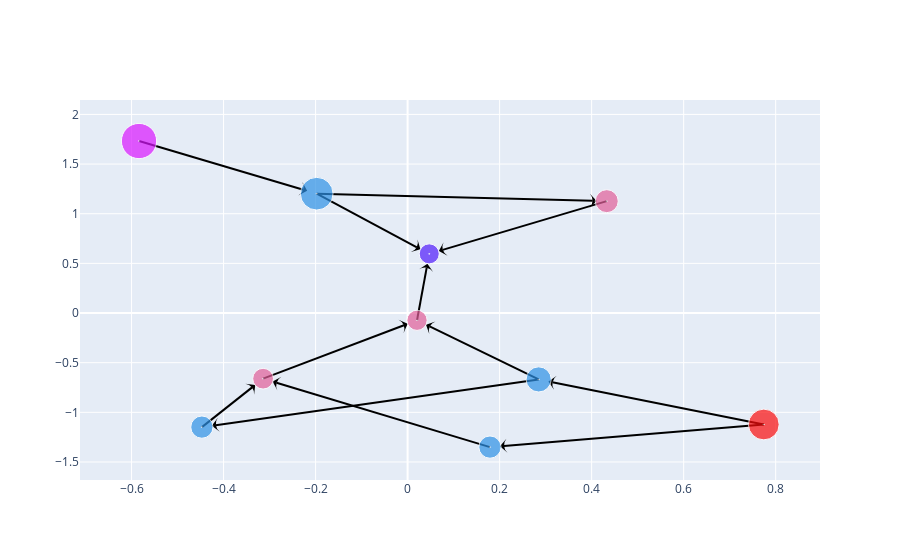
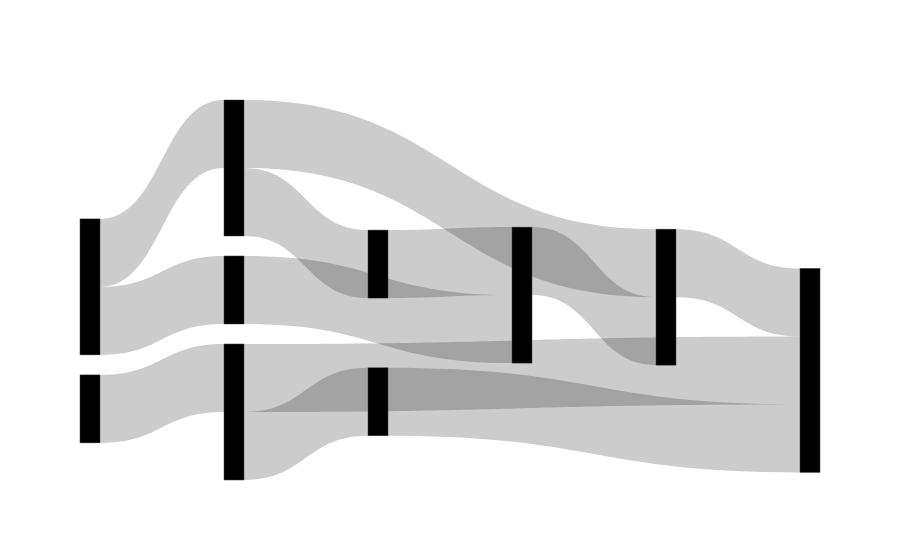

The notebook cell these images were saved under, in order:
### Code cell
from IPython.core.display import display, HTML

available_machines = make_recipes(BASE_CONFIG, machine_mapping)
target_product = MaterialSpec(steel_beam=60, encased_industrial_beam=30, modular_frame=10)
solution = Process.from_machines(target_product, [available_machines["heavy_modular_frame"], 
                                                  available_machines["steel_pipe"], 
                                                  available_machines["iron_rod"], 
                                                  available_machines["screw"], 
                                                  available_machines["iron_plate"],
                                                  available_machines["iron_ingot"],
                                                  available_machines["reinforced_iron_plate"], 
                                                  available_machines["steel_beam"],
                                                  available_machines["steel_ingot"],
                                                  available_machines["stator"],
                                                  available_machines["encased_industrial_beam"],
                                                  available_machines["rotor"],
                                                  available_machines["modular_frame"]])
plot_process(solution)
plot_sankey(solution)
display(HTML(recipe_summary(solution)))
display(HTML(material_summary(solution)))

### Figure 1 — Plotly figure (JSON) as saved in the notebook; plotly's stock layout.template omitted (floating-point values rounded to 4 significant figures)
{"data": [{"hoverinfo": "none", "marker": {"angleref": "previous", "color": "black", "size": 10, "standoff": 10, "symbol": "arrow-wide"}, "mode": "lines+markers", "showlegend": false, "type": "scatter", "x": [-0.1976, 0.04701, null, 0.4328, 0.04701, null, 0.02048, 0.04701, null, -0.1976, 0.4328, null, 0.2848, 0.02048, null, -0.3141, 0.02048, null, -0.5838, -0.1976, null, -0.4471, -0.3141, null, 0.179, -0.3141, null, 0.2848, -0.4471, null, 0.7742, 0.2848, null, 0.7742, 0.179, null], "y": [1.202, 0.5958, null, 1.126, 0.5958, null, -0.07314, 0.5958, null, 1.202, 1.126, null, -0.6685, -0.07314, null, -0.6612, -0.07314, null, 1.732, 1.202, null, -1.149, -0.6612, null, -1.35, -0.6612, null, -0.6685, -1.149, null, -1.122, -0.6685, null, -1.122, -1.35, null]}, {"hovertemplate": "%{text}<extra></extra>", "marker": {"color": ["#511CFB", "#E15F99", "#E15F99", "#2E91E5", "#E15F99", "#DA16FF", "#2E91E5", "#2E91E5", "#2E91E5", "#FB0D0D"], "size": [20.05, 22.98, 20.25, 32.7, 20.75, 35.23, 22.24, 25.13, 22.24, 30.74], "symbol": "circle-dot"}, "mode": "markers", "showlegend": false, "text": ["\nAggregator<br>\nRecipe: products<br>\nScale: 1.0\n", "\nAssembler<br>\nRecipe: encased_industrial_beam<br>\nScale: 60.0\n", "\nAssembler<br>\nRecipe: modular_frame<br>\nScale: 5.0\n", "\nConstructor<br>\nRecipe: steel_beam<br>\nScale: 300.0\n", "\nAssembler<br>\nRecipe: reinforced_iron_plate<br>\nScale: 15.0\n", "\nFoundry<br>\nRecipe: steel_ingot<br>\nScale: 400.0\n", "\nConstructor<br>\nRecipe: screw<br>\nScale: 45.0\n", "\nConstructor<br>\nRecipe: iron_rod<br>\nScale: 105.0\n", "\nConstructor<br>\nRecipe: iron_plate<br>\nScale: 45.0\n", "\nSmelter<br>\nRecipe: iron_ingot<br>\nScale: 240.0\n"], "type": "scatter", "x": [0.04701, 0.4328, 0.02048, -0.1976, -0.3141, -0.5838, -0.4471, 0.2848, 0.179, 0.7742], "y": [0.5958, 1.126, -0.07314, 1.202, -0.6612, 1.732, -1.149, -0.6685, -1.35, -1.122]}], "layout": {"autosize": true, "xaxis": {"autorange": true, "range": [-0.7135, 0.8977], "type": "linear"}, "yaxis": {"autorange": true, "range": [-1.91, 2.49], "type": "linear"}}}

### Figure 2 — Plotly figure (JSON) as saved in the notebook; plotly's stock layout.template omitted (floating-point values rounded to 4 significant figures)
{"data": [{"link": {"source": [3, 1, 2, 3, 7, 4, 5, 6, 8, 7, 9, 9], "target": [0, 0, 0, 1, 2, 2, 3, 4, 4, 6, 7, 8], "value": [1, 1, 1, 1, 1, 1, 1, 1, 1, 1, 1, 1]}, "type": "sankey"}], "layout": {"autosize": true}}
